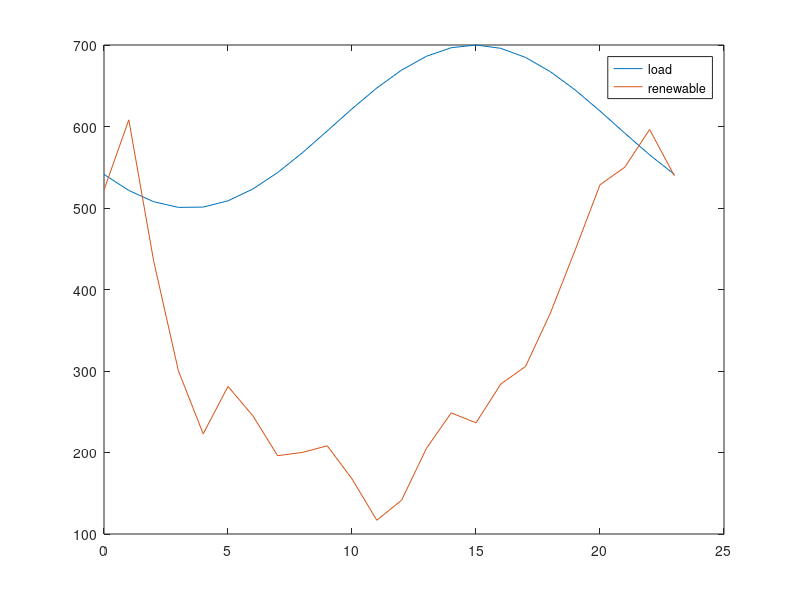

Reproduce this figure in MATLAB. (Note: this script raises an error after producing the figure.)
clear all

% Runs simulation for the lifetime of the battery

%% Tunables 

life=50400;
Endlife_cap = 0.5;
Starting_cap = 1;
Simu_interval = 720; % one month for degredation interval

ESCap = 20; % MW
ESallowed = 0.8;

k_dollar_coal = 2.37; % dollar/mmbtu, 2014: 2.37, 2017: 2.22
k_dollar_gas = 5.00; % dollar/mmbtu, 2014: 5.00, 2017: 3.67

%emissions factors
k_coal = 206*0.453592; 
k_gas = 117*0.453592; 
k_coal_nox = 0.227*0.453592;
k_gas_nox = 0.116*0.453592;
k_coal_so2 = 0.15713*0.453592; 
k_gas_so2 = 0.001*0.453592;

k_co2=[k_gas,k_coal,k_gas,k_gas];
k_nox=[k_gas_nox,k_coal_nox,k_gas_nox,k_gas_nox];
k_so2=[k_gas_so2,k_coal_so2,k_gas_so2,k_gas_so2];

k_dollar=[k_dollar_gas,k_dollar_coal,k_dollar_gas,k_dollar_gas];

Flag_wind=3.7; % 0 for no renewables 1 for renewables
Flag_solar=0;
t_vec = [0:23]';
load_profile = 100*sin(linspace(-0.8*pi,1.2*pi,length(t_vec)))+600;

%wind bellow
wind = Flag_wind*[141.1454209 164.3588944 117.67492 81.14462355 60.24906746 75.97386229 66.24155752 53.00033944 54.0897504 56.28039471 45.30936663 31.58459838 38.24235306 55.3985323 67.19698144 63.89313544 76.75370188 82.61862694 100.3076893 121.2392963 142.839525 148.6643123 161.1639311 145.8123442]; % wind
%solar bellow
solar = Flag_solar*[0 0 0 0 0 0 0 0 2.761714555 187.1547077 307.7808614 260.2846929 282.7520984 260.9285882 373.699438 294.5867518 181.2343721 0 0 0 0 0 0 0];

wind_profile=(wind+solar);

figure
plot(t_vec,load_profile,t_vec,wind_profile)
legend('load','renewable')
fname = 'C:/filepath';
saveas(gca, fullfile(fname,'load'),'fig');

%%
up_min_vec = [4,12,4.5,5];
down_min_vec = [4,12,4.5,5];

alpha_load = 0.03;
alpha_wind = 0.05;

mpc = loadcase('case_yl9bus');
baseMVA = mpc.baseMVA;

% Change line constraints
mpc.branch(:,6) = 1000*ones(size(mpc.branch,1),1);

% Change generator limits (ineq, linear)
mpc.gen(1:4,9:10) = [250,100;160,64;240,96;150,60]; 

%(rows, columns)

%% Calculating coal cost curves
coef_Hunter_3 = [0.0144,21.077,9080,117483];  % Input/output curve, y(1000 Btu/h), x(MW)
x_Hunter = (10:1:100)';
y_Hunter = polyval(coef_Hunter_3,x_Hunter);

coef_Hunter_2 = polyfit(x_Hunter,y_Hunter,2);
y_Hunter_fit = polyval(coef_Hunter_2,x_Hunter);

coef_Hunter_cost = coef_Hunter_2*k_dollar_coal*10^(-3);
cost_Hunter = polyval(coef_Hunter_cost,x_Hunter);

Hunter_max = 100;

g2_max=mpc.gen(2,9);

g2_ratio=g2_max/Hunter_max;

g2_cost=[coef_Hunter_cost(1)/g2_ratio,coef_Hunter_cost(2),coef_Hunter_cost(3)*g2_ratio];

%% Calculating gas cost curves
coef_Moss_3 = [-0.0013,2.955,6561.2,662025];  % Input/output curve, y(1000 Btu/h), x(MW)
x_Moss = (10:10:750)'; % MW
y_Moss = polyval(coef_Moss_3,x_Moss); % 1000 Btu/h

coef_Moss_2 = polyfit(x_Moss,y_Moss,2); %fits a polynomial line of 2 degrees (Ax^2+Bx+C)
y_Moss_fit = polyval(coef_Moss_2,x_Moss); %uses the two polynominal line to create a new line

coef_Moss_cost = coef_Moss_2*k_dollar_gas*10^(-3);
cost_Moss = polyval(coef_Moss_cost,x_Moss);

Moss_max = 750;

g1_max=mpc.gen(1,9);
g3_max=mpc.gen(3,9);
g4_max=mpc.gen(4,9);

g1_ratio=g1_max/Moss_max;
g3_ratio=g3_max/Moss_max;
g4_ratio=g4_max/Moss_max;

g1_cost = [coef_Moss_cost(1)/g1_ratio,coef_Moss_cost(2),coef_Moss_cost(3)*g1_ratio];
g3_cost = [coef_Moss_cost(1)/g3_ratio,coef_Moss_cost(2),coef_Moss_cost(3)*g3_ratio];
g4_cost = [coef_Moss_cost(1)/g4_ratio,coef_Moss_cost(2),coef_Moss_cost(3)*g4_ratio];

%%
mpc.gencost(1,5:7) = g1_cost; 
mpc.gencost(2,5:7) = g2_cost;
mpc.gencost(3,5:7) = g3_cost;
mpc.gencost(4,5:7) = g4_cost;

%%
% Change reserve cost
Rcost = [5;10;4;4;5;10;4;4]*baseMVA; 

c_on = [3.99*mpc.gen(1,9)+3.67*mpc.gen(1,9)*k_dollar_gas;5.61*mpc.gen(2,9)+7.5*mpc.gen(2,9)*k_dollar_coal;
    3.99*mpc.gen(3,9)+3.67*mpc.gen(3,9)*k_dollar_gas;3.99*mpc.gen(4,9)+3.67*mpc.gen(4,9)*k_dollar_gas]; 

c_off = [3.99*mpc.gen(1,9);5.61*mpc.gen(2,9);3.99*mpc.gen(3,9);3.99*mpc.gen(4,9)];
c_rES = 0.1;

mileage = 7.364;
eff=0.9;
Rinc=0.04;
EOL_eff=1-(1-eff)*(Rinc+1);
eff_loss=(eff-EOL_eff)/life*24*30;

%% prepare

Current_cap = Starting_cap;
Current_t = 0;
tvec = [];
co2_vec = [];
so2_vec = [];
nox_vec = [];
cap_vec = [];
coal_vec=[];
gas_vec=[];
F_coal=[];
F_gas=[];
g1_nES=[];
g2_nES=[];
g3_nES=[];
g4_nES=[];
g1=[];
g2=[];
g3=[];
g4=[];
g1_vec=[];
g2_vec=[];
g3_vec=[];
g4_vec=[];
g1_vec_noES=[];
g2_vec_noES=[];
g3_vec_noES=[];
g4_vec_noES=[];
g1_fuel_vec=[];
g2_fuel_vec=[];
g3_fuel_vec=[];
g4_fuel_vec=[];
g1_fuel_vec_noES=[];
g2_fuel_vec_noES=[];
g3_fuel_vec_noES=[];
g4_fuel_vec_noES=[];
BaseLoad = 143+159+198; 

n_interval = length(t_vec);
n_generator = 4;
n_wind = 1;
n_reserve = 4;
n_ES = 1;
n_branch = 9;
n_bus = 9;

%% cost
cost_coef = mpc.gencost(1:4,5:7);
Q_gen = diag(cost_coef(:,1))*baseMVA^2; %making cost in 1st column of cost_coef into the diagonal of a 4x4
c_gen = cost_coef(:,2)*baseMVA;
c_gen_c = cost_coef(:,3);
c_reserve = Rcost(1:n_reserve)*2;

CrES = zeros(n_bus,1);
CrES(8,1) = 1;

% power flow (eq, linear)
Bmatrix = zeros(n_bus,n_bus);
branch_info = mpc.branch;
for i = 1:n_branch
    ind_i = branch_info(i,1);
    ind_j = branch_info(i,2);
    bij = 1/branch_info(i,4);
    Bmatrix(ind_i,ind_j) = -bij;
    Bmatrix(ind_j,ind_i) = -bij;
end

Bmatrix = Bmatrix + diag(-sum(Bmatrix,2));

bus_info = mpc.bus;

Cg = zeros(n_bus,n_generator);
Cg(1,1) = 1;
Cg(2,2) = 1;
Cg(3,3) = 1;
Cg(6,4) = 1;

Cw = zeros(n_bus,n_wind);
Cw(8,1) = 1;

% generator limits (ineq, linear)
gen_limits = mpc.gen(1:4,9:10)/baseMVA;

% line constraints (ineq, linear)
Smax = mpc.branch(:,6)/baseMVA;

Bline = zeros(n_branch,n_branch);
for i = 1:n_branch
    ind_i = branch_info(i,1);
    ind_j = branch_info(i,2);
    bij = 1/branch_info(i,4);
    Bline(i,ind_i) = bij;
    Bline(i,ind_j) = -bij;
end

% prepare for cvx
Q_gen_cvx = [];
c_gen_cvx = [];
c_gen_c_cvx = [];
c_reserve_cvx = [];
c_on_cvx = [];
c_off_cvx = [];
c_rES_cvx = [];
Cg_cvx = [];
Cw_cvx = [];
CrES_cvx = [];
Bmatrix_cvx = [];
Sd_cvx = [];
gen_max_cvx = [];
gen_min_cvx = [];
wind_forecast_cvx = [];
Smax_cvx = [];
Bline_cvx = [];


for i = 1:n_interval
    
    % Change loads
    loadamp = load_profile(i)/BaseLoad;
    mpc.bus(:,3:4) = loadamp*bus_info(:,3:4);
    Sd =mpc.bus(:,3)/baseMVA;
    
    % Change generator bounds
    wind_forecast = wind_profile(i);
    mpc.gen(5,9:10) = [wind_forecast,0];
    
    % Matrices
    Q_gen_cvx = blkdiag(Q_gen_cvx,Q_gen);
    c_gen_cvx = [c_gen_cvx;c_gen];
    c_gen_c_cvx = [c_gen_c_cvx;c_gen_c];
    c_reserve_cvx = [c_reserve_cvx;c_reserve];
    c_on_cvx = [c_on_cvx;c_on];
    c_off_cvx = [c_off_cvx;c_off];
    c_rES_cvx = [c_rES_cvx;c_rES];
    
    Cg_cvx = blkdiag(Cg_cvx,Cg);
    Cw_cvx = blkdiag(Cw_cvx,Cw);
    CrES_cvx = blkdiag(CrES_cvx,CrES);
    Bmatrix_cvx = blkdiag(Bmatrix_cvx,Bmatrix);
    Sd_cvx = [Sd_cvx;Sd];
    
    gen_max_cvx = [gen_max_cvx;gen_limits(:,1)];
    gen_min_cvx = [gen_min_cvx;gen_limits(:,2)];
    wind_forecast_cvx = [wind_forecast_cvx;wind_forecast];
    
    Smax_cvx = [Smax_cvx;Smax];
    Bline_cvx = blkdiag(Bline_cvx,Bline);
    
end

cvx_begin

variables p(n_generator*n_interval) pw(n_wind*n_interval) theta(n_bus*n_interval) r(n_reserve*n_interval)
variable u(n_generator*n_interval) binary
variable v(n_generator*n_interval) binary
variable w(n_generator*n_interval) binary

minimize (quad_form(p,Q_gen_cvx) + c_gen_cvx'*p + c_reserve_cvx'*r + c_on_cvx'*v + c_off_cvx'*w + c_gen_c_cvx'*u)

subject to
-Cg_cvx*p - Cw_cvx*pw + Bmatrix_cvx*theta + Sd_cvx == 0
p + r <= gen_max_cvx.*u
p - r >= gen_min_cvx.*u
0 <= pw <= wind_forecast_cvx/baseMVA

for i = 1:n_interval
    theta_i = theta((i-1)*n_bus+1:i*n_bus);
    u_i = u((i-1)*n_generator+1:i*n_generator);
    -Smax <= Bline*theta((i-1)*n_bus+1:i*n_bus) <= Smax
    
    theta((i-1)*n_bus+1) == 0
    r_i = r((i-1)*n_reserve+1:i*n_reserve);
    r_demand_i = alpha_wind*pw(i)+alpha_load*load_profile(i)/baseMVA;
    sum(r_i) >= r_demand_i
end

r >= 0

u_0_length = max(max(up_min_vec),max(down_min_vec))+1;
u_0 = ones(n_generator*u_0_length,1);
u_extend = [u_0;u];

for k = 1:n_generator
    up_min = up_min_vec(k);
    down_min = down_min_vec(k);
    for i = 2:(n_interval+u_0_length)
        u_i = u_extend((i-1)*n_generator+k);
        u_iminus = u_extend((i-2)*n_generator+k);
        if (n_interval+u_0_length-i) >= down_min
            for j = 1:down_min-1
                u_j = u_extend((i-1+j)*n_generator+k);
                u_iminus - u_i + u_j <= 1
            end
        else
            for j = 1:(n_interval+u_0_length-i)
                u_j = u_extend((i-1+j)*n_generator+k);
                u_iminus - u_i + u_j <= 1
            end
        end
        if (n_interval+u_0_length-i) >= up_min
            for j = 1:up_min-1
                u_j = u_extend((i-1+j)*n_generator+k);
                -u_iminus + u_i - u_j <= 0
            end
        else
            for j = 1:(n_interval+u_0_length-i)
                u_j = u_extend((i-1+j)*n_generator+k);
                -u_iminus + u_i - u_j <= 0
            end
        end
    end
end

for i = 1:n_interval
    u_i = u((i-1)*n_generator+1:i*n_generator);
    if i == 1
        u_iminus = u_0(end-3:end);
    else
        u_iminus = u((i-2)*n_generator+1:(i-1)*n_generator);
    end
    v_i = v((i-1)*n_generator+1:i*n_generator);
    w_i = w((i-1)*n_generator+1:i*n_generator);
    -u_iminus + u_i - v_i <= 0;
    u_iminus - u_i - w_i <= 0
end

cvx_end

p_noES = p;
pw_noES = pw;
r_noES = r;
u_noES = u;
v_noES = v;
w_noES = w;

d=1;

while Current_cap > Endlife_cap
    
    Current_t;
    
    if (Current_t) == 0
        Current_cap;
    else
        Current_cap = Starting_cap-(1-f_BatteryDegrade_Xu(Current_t))
    end
    tvec = [tvec;Current_t];
    cap_vec = [cap_vec;Current_cap];
    Current_t = Current_t + Simu_interval 
    
    
    ESavailable = ESCap*Current_cap*ESallowed/2;
    maxES = ESavailable/baseMVA;
    
    
    %%
    
    clearvars p pw theta r u v w
    
    cvx_begin
    
    variables p(n_generator*n_interval) pw(n_wind*n_interval) theta(n_bus*n_interval) r(n_reserve*n_interval) rES(n_ES*n_interval)
    variable u(n_generator*n_interval) binary
    variable v(n_generator*n_interval) binary
    variable w(n_generator*n_interval) binary
    
    minimize (quad_form(p,Q_gen_cvx) + c_gen_cvx'*p + c_reserve_cvx'*r + c_on_cvx'*v + c_off_cvx'*w + c_rES_cvx'*rES + c_gen_c_cvx'*u)
    
    beta = mileage/24*(1-eff);
    eff=eff-eff_loss;
    
    subject to
    -Cg_cvx*p - Cw_cvx*pw + Bmatrix_cvx*theta + Sd_cvx + CrES_cvx*rES*beta == 0
    p + r <= gen_max_cvx.*u
    p - r >= gen_min_cvx.*u
    0 <= pw <= wind_forecast_cvx/baseMVA
    
    for i = 1:n_interval
        theta_i = theta((i-1)*n_bus+1:i*n_bus);
        u_i = u((i-1)*n_generator+1:i*n_generator);
        -Smax <= Bline*theta((i-1)*n_bus+1:i*n_bus) <= Smax
        
        theta((i-1)*n_bus+1) == 0
        r_i = r((i-1)*n_reserve+1:i*n_reserve);
        rES_i = rES((i-1)*n_ES+1:i*n_ES);
        r_demand_i = alpha_wind*pw(i)+alpha_load*load_profile(i)/baseMVA;
        sum(r_i) + sum(rES_i) >= r_demand_i
    end
    
    r >= 0
    0 <= rES <= maxES
    
    u_0_length = max(max(up_min_vec),max(down_min_vec))+1;
    u_0 = ones(n_generator*u_0_length,1);
    u_extend = [u_0;u];
    for k = 1:n_generator
        up_min = up_min_vec(k);
        down_min = down_min_vec(k);
        for i = 2:(n_interval+u_0_length)
            u_i = u_extend((i-1)*n_generator+k);
            u_iminus = u_extend((i-2)*n_generator+k);
            if (n_interval+u_0_length-i) >= down_min
                for j = 1:down_min-1
                    u_j = u_extend((i-1+j)*n_generator+k);
                    u_iminus - u_i + u_j <= 1
                end
            else
                for j = 1:(n_interval+u_0_length-i)
                    u_j = u_extend((i-1+j)*n_generator+k);
                    u_iminus - u_i + u_j <= 1;
                end
            end
            if (n_interval+u_0_length-i) >= up_min
                for j = 1:up_min-1
                    u_j = u_extend((i-1+j)*n_generator+k);
                    -u_iminus + u_i - u_j <= 0
                end
            else
                for j = 1:(n_interval+u_0_length-i)
                    u_j = u_extend((i-1+j)*n_generator+k);
                    -u_iminus + u_i - u_j <= 0
                end
            end
        end
    end
    
    for i = 1:n_interval
        u_i = u((i-1)*n_generator+1:i*n_generator);
        if i == 1
            u_iminus = u_0(end-3:end);
        else
            u_iminus = u((i-2)*n_generator+1:(i-1)*n_generator);
        end
        v_i = v((i-1)*n_generator+1:i*n_generator);
        w_i = w((i-1)*n_generator+1:i*n_generator);
        -u_iminus + u_i - v_i <= 0
        u_iminus - u_i - w_i <= 0
    end
    
    cvx_end
    
    
    for i = 1:n_interval
        
        p_i = p_noES((i-1)*n_generator+1:i*n_generator);
        p1_noES(i,1) = p_i(1);
        p2_noES(i,1) = p_i(2);
        p3_noES(i,1) = p_i(3);
        p4_noES(i,1) = p_i(4);
        
        u_i = u_noES((i-1)*n_generator+1:i*n_generator);
        u1_noES(i,1) = u_i(1);
        u2_noES(i,1) = u_i(2);
        u3_noES(i,1) = u_i(3);
        u4_noES(i,1) = u_i(4);
        
        r_i = r_noES((i-1)*n_generator+1:i*n_generator);
        r1_noES(i,1) = r_i(1);
        r2_noES(i,1) = r_i(2);
        r3_noES(i,1) = r_i(3);
        r4_noES(i,1) = r_i(4);
        
    end
    
    for i = 1:n_interval
        
        p_i = p((i-1)*n_generator+1:i*n_generator);
        p1(i,1) = p_i(1);
        p2(i,1) = p_i(2);
        p3(i,1) = p_i(3);
        p4(i,1) = p_i(4);
        
        u_i = u((i-1)*n_generator+1:i*n_generator);
        u1(i,1) = u_i(1);
        u2(i,1) = u_i(2);
        u3(i,1) = u_i(3);
        u4(i,1) = u_i(4);
        
        r_i = r((i-1)*n_generator+1:i*n_generator);
        r1(i,1) = r_i(1);
        r2(i,1) = r_i(2);
        r3(i,1) = r_i(3);
        r4(i,1) = r_i(4);
        
    end
    
    if (Current_t)==720
    figure 
    subplot(3,2,1)
    plot(t_vec,p1_noES*baseMVA,'-o',t_vec,p1*baseMVA,'--x','MarkerSize',3)
    hline = refline([0 100]);
    hline.Color='k';
    hline.LineStyle='--';
    hline = refline([0 250]);
    hline.Color='k';
    hline.LineStyle='--';
    legend('w/o ES','w ES','Location','northoutside','Orientation','Horizontal')
    xlim([0,23])
    
    ylabel('G1 MW (NG)')
    subplot(3,2,2)
    plot(t_vec,p2_noES*baseMVA,'-o',t_vec,p2*baseMVA,'--x','MarkerSize',3)
    hline = refline([0 64]);
    hline.Color='k';
    hline.LineStyle='--';
    hline = refline([0 160]);
    hline.Color='k';
    hline.LineStyle='--';
    xlim([0,23])

    ylabel('G2 MW (Coal)')
    subplot(3,2,3)
    plot(t_vec,p3_noES*baseMVA,'-o',t_vec,p3*baseMVA,'--x','MarkerSize',3)
    hline = refline([0 96]);
    hline.Color='k';
    hline.LineStyle='--';
    hline = refline([0 240]);
    hline.Color='k';
    hline.LineStyle='--';
    xlim([0,23])

    ylabel('G3 MW (NG)')
    subplot(3,2,4)
    plot(t_vec,p4_noES*baseMVA,'-o',t_vec,p4*baseMVA,'--x','MarkerSize',3)
    hline = refline([0 60]);
    hline.Color='k';
    hline.LineStyle='--';
    hline = refline([0 150]);
    hline.Color='k';
    hline.LineStyle='--';
    xlim([0,23])
    ylabel('G4 MW (NG)')
    
    subplot(3,2,5)
    plot(t_vec,pw_noES*baseMVA,'-o',t_vec,pw*baseMVA,'--x','MarkerSize',3)
    xlim([0,23])
    ylabel('Renewable MW')
    xlabel('Hours')
    saveas(gca, fullfile(fname,'Dispatch_Init'),'fig');

    figure %7
    subplot(3,2,1)
    plot(t_vec,r1_noES*baseMVA,'-o',t_vec,r1*baseMVA,'--x','MarkerSize',3)
    legend('w/o ES','w ES','Location','northoutside','Orientation','Horizontal')
    title('Reserve dispatch (MW)')
    xlim([0,23])
%     ylim([0,30])
    ylabel('G1 MW (NG)')
    subplot(3,2,2)
    plot(t_vec,r2_noES*baseMVA,'-o',t_vec,r2*baseMVA,'--x','MarkerSize',3)
    xlim([0,23])
%     ylim([0,30])
    ylabel('G2 MW (Coal)')
    subplot(3,2,3)
    plot(t_vec,r3_noES*baseMVA,'-o',t_vec,r3*baseMVA,'--x','MarkerSize',3)
    xlim([0,23])
%     ylim([0,30])
    ylabel('G3 MW (NG)')
    subplot(3,2,4)
    plot(t_vec,r4_noES*baseMVA,'-o',t_vec,r4*baseMVA,'--x','MarkerSize',3)
    xlim([0,23])
%     ylim([0,30])
    ylabel('G4 MW (NG)')
    subplot(3,2,5)
    plot(t_vec,zeros(length(t_vec),1),'-o',t_vec,rES*baseMVA,'--x','MarkerSize',3)
    xlim([0,23])
%     ylim([0,30])
    ylabel('Battery MW')
    xlabel('Hours')
    saveas(gca, fullfile(fname,'Reserve_Init'),'fig');
    end
    
    co2_total_noES = [];
    so2_total_noES = [];
    nox_total_noES = [];
    cost_p_noES = [];
    cost_r_noES = [];
    cost_total_noES = [];
    gen1=[];
    gen2=[];
    gen3=[];
    gen4=[];
    gen1_noES=[];
    gen2_noES=[];
    gen3_noES=[];
    gen4_noES=[];
    Fuel_coal_noES = [];
    Fuel_gas_noES = [];
    
    for i = 1:length(t_vec)
        
        p_1 = p1_noES(i)*baseMVA;
        p_2 = p2_noES(i)*baseMVA;
        p_3 = p3_noES(i)*baseMVA;
        p_4 = p4_noES(i)*baseMVA;
        
                
        cost_1 = polyval(mpc.gencost(1,5:7),p_1);
        cost_2 = polyval(mpc.gencost(2,5:7),p_2);
        cost_3 = polyval(mpc.gencost(3,5:7),p_3);
        cost_4 = polyval(mpc.gencost(4,5:7),p_4);
        
        cost_p_noES(i,1) = cost_1 + cost_2 + cost_3 + cost_4;
        
        r_i = r_noES((i-1)*n_reserve+1:i*n_reserve);
        cost_r_noES(i,1) = c_reserve'*r_i;
        
        cost_total_noES(i,1) = cost_p_noES(i,1) + cost_r_noES(i,1);
        
        Fuel1 = cost_1/k_dollar(1,1); %MMBtu
        Fuel2 = cost_2/k_dollar(1,2);
        Fuel3 = cost_3/k_dollar(1,3);
        Fuel4 = cost_4/k_dollar(1,4);
        
        co2_1 = cost_1/k_dollar(1,1)*k_co2(1,1);
        co2_2 = cost_2/k_dollar(1,2)*k_co2(1,2);
        co2_3 = cost_3/k_dollar(1,3)*k_co2(1,3);
        co2_4 = cost_4/k_dollar(1,4)*k_co2(1,4);
        
        so2_1 = cost_1/k_dollar(1,1)*k_so2(1,1);
        so2_2 = cost_2/k_dollar(1,2)*k_so2(1,2);
        so2_3 = cost_3/k_dollar(1,3)*k_so2(1,3);
        so2_4 = cost_4/k_dollar(1,4)*k_so2(1,4);
        
        nox_1 = cost_1/k_dollar(1,1)*k_nox(1,1);
        nox_2 = cost_2/k_dollar(1,2)*k_nox(1,2);
        nox_3 = cost_3/k_dollar(1,3)*k_nox(1,3);
        nox_4 = cost_4/k_dollar(1,4)*k_nox(1,4);
        
        if (p_1<1)
            Fuel1=0;
            co2_1=0;
            so2_1=0;
            nox_1=0;
            p_1=0;
        end
        if (p_2<1)
            Fuel2=0;
            co2_2=0;
            so2_2=0;
            nox_2=0;
            p_2=0;
        end
        if (p_3<1)
            Fuel3=0;
            co2_3=0;
            so2_3=0;
            nox_3=0;
            p_3=0;
        end
        if (p_4<1)
            Fuel4=0;
            co2_4=0;
            so2_4=0;
            nox_4=0;
            p_4=0;
        end
        
        gen1_nES(i)=p_1;
        gen2_nES(i)=p_2;
        gen3_nES(i)=p_3;
        gen4_nES(i)=p_4;
        
        co2_p = co2_1+co2_2+co2_3+co2_4;
        so2_p = so2_1+so2_2+so2_3+so2_4;
        nox_p = nox_1+nox_2+nox_3+nox_4;
        
        coal_p = Fuel2; % heavy coal
        gas_p = Fuel3 + Fuel4+Fuel1; % heavy coal
        
        co2_total_noES(i) = co2_p; %represents a day's worth of emissions
        so2_total_noES(i) = so2_p; %represents a day's worth of emissions
        nox_total_noES(i) = nox_p; %represents a day's worth of emissions
        Fuel_coal_noES(i) = coal_p;
        Fuel_gas_noES(i) = gas_p;
        Fuel_G1_noES(i) = Fuel1; %this is one day's worth of fuel
        Fuel_G2_noES(i) = Fuel2;
        Fuel_G3_noES(i) = Fuel3;
        Fuel_G4_noES(i) = Fuel4;
    end
    
    g1_nES(d)=sum(gen1_nES);
    g2_nES(d)=sum(gen2_nES);
    g3_nES(d)=sum(gen3_nES);
    g4_nES(d)=sum(gen4_nES);
    f1_nES(d)=sum(Fuel_G1_noES);
    f2_nES(d)=sum(Fuel_G2_noES);
    f3_nES(d)=sum(Fuel_G3_noES);
    f4_nES(d)=sum(Fuel_G4_noES);
    
    
    co2_total = [];
    so2_total = [];
    nox_total = [];
    cost_p = [];
    cost_r = [];
    cost_total = [];
    Fuel_coal = [];
    Fuel_gas = [];

    
    for i = 1:length(t_vec)
        
        p_1 = p1(i)*baseMVA;
        p_2 = p2(i)*baseMVA;
        p_3 = p3(i)*baseMVA;
        p_4 = p4(i)*baseMVA;
        
        cost_1 = polyval(mpc.gencost(1,5:7),p_1);
        cost_2 = polyval(mpc.gencost(2,5:7),p_2);
        cost_3 = polyval(mpc.gencost(3,5:7),p_3);
        cost_4 = polyval(mpc.gencost(4,5:7),p_4);
        
        cost_p(i,1) = cost_1 + cost_2 + cost_3 + cost_4;
        
        r_i = r((i-1)*n_reserve+1:i*n_reserve);
        cost_r(i,1) = c_reserve'*r_i;
        
        cost_total(i,1) = cost_p(i,1) + cost_r(i,1);
        
        co2_1 = cost_1/k_dollar(1,1)*k_co2(1,1);
        co2_2 = cost_2/k_dollar(1,2)*k_co2(1,2);
        co2_3 = cost_3/k_dollar(1,3)*k_co2(1,3);
        co2_4 = cost_4/k_dollar(1,4)*k_co2(1,4);
        
        so2_1 = cost_1/k_dollar(1,1)*k_so2(1,1);
        so2_2 = cost_2/k_dollar(1,2)*k_so2(1,2);
        so2_3 = cost_3/k_dollar(1,3)*k_so2(1,3);
        so2_4 = cost_4/k_dollar(1,4)*k_so2(1,4);
        
        nox_1 = cost_1/k_dollar(1,1)*k_nox(1,1);
        nox_2 = cost_2/k_dollar(1,2)*k_nox(1,2);
        nox_3 = cost_3/k_dollar(1,3)*k_nox(1,3);
        nox_4 = cost_4/k_dollar(1,4)*k_nox(1,4);
        
        Fuel1 = cost_1/k_dollar(1,1); %MMBtu
        Fuel2 = cost_2/k_dollar(1,2);
        Fuel3 = cost_3/k_dollar(1,3);
        Fuel4 = cost_4/k_dollar(1,4);
        
        if (p_1<1)
            Fuel1=0;
            co2_1=0;
            so2_1=0;
            nox_1=0;
            p_1=0;
        end
        if (p_2<1)
            Fuel2=0;
            co2_2=0;
            so2_2=0;
            nox_2=0;
            p_2=0;
        end
        if (p_3<1)
            Fuel3=0;
            co2_3=0;
            so2_3=0;
            nox_3=0;
            p_3=0;
        end
        if (p_4<1)
            Fuel4=0;
            co2_4=0;
            so2_4=0;
            nox_4=0;
            p_4=0;
        end
        
        gen1(i)=p_1;
        gen2(i)=p_2;
        gen3(i)=p_3;
        gen4(i)=p_4;
        
        co2_p = co2_1+co2_2+co2_3+co2_4;
        so2_p = so2_1+so2_2+so2_3+so2_4;
        nox_p = nox_1+nox_2+nox_3+nox_4;
        
        coal_p = Fuel2; % heavy coal
        gas_p = Fuel3 + Fuel4 + Fuel1;

        co2_total(i) = co2_p;
        so2_total(i) = so2_p;
        nox_total(i) = nox_p;
        Fuel_coal(i) = coal_p;
        Fuel_gas(i) = gas_p;
        Fuel_G1(i) = Fuel1;
        Fuel_G2(i) = Fuel2;
        Fuel_G3(i) = Fuel3;
        Fuel_G4(i) = Fuel4;
        
    end
    
    g1(d)=sum(gen1);
    g2(d)=sum(gen2);
    g3(d)=sum(gen3);
    g4(d)=sum(gen4);
    f1(d)=sum(Fuel_G1);
    f2(d)=sum(Fuel_G2);
    f3(d)=sum(Fuel_G3);
    f4(d)=sum(Fuel_G4);
    d=d+1;
   
    F_coal_delta = sum(Fuel_coal) - sum(Fuel_coal_noES); %total for one day in each month
    F_gas_delta = sum(Fuel_gas) - sum(Fuel_gas_noES); %total for one day in each month
    co2_delta = sum(co2_total) - sum(co2_total_noES);
    so2_delta = sum(so2_total) - sum(so2_total_noES);
    nox_delta = sum(nox_total) - sum(nox_total_noES);
     
    g1_ES=sum(gen1);
    g1_noES=sum(gen1_nES);
    g2_ES=sum(gen2);
    g2_noES=sum(gen2_nES);
    g3_ES=sum(gen3);
    g3_noES=sum(gen3_nES);
    g4_ES = sum(gen4);
    g4_noES=sum(gen4_nES);
    
    g1_daily_fuel=sum(Fuel_G1);
    g1_daily_fuel_noES=sum(Fuel_G1_noES);
    g2_daily_fuel=sum(Fuel_G2);
    g2_daily_fuel_noES=sum(Fuel_G2_noES);
    g3_daily_fuel=sum(Fuel_G3);
    g3_daily_fuel_noES=sum(Fuel_G3_noES);
    g4_daily_fuel=sum(Fuel_G4);
    g4_daily_fuel_noES=sum(Fuel_G4_noES);
    
    g1_fuel_vec = [g1_fuel_vec;g1_daily_fuel];
    g1_fuel_vec_noES = [g1_fuel_vec_noES;g1_daily_fuel_noES];
    g2_fuel_vec = [g2_fuel_vec;g2_daily_fuel];
    g2_fuel_vec_noES = [g2_fuel_vec_noES;g2_daily_fuel_noES];
    g3_fuel_vec = [g3_fuel_vec;g3_daily_fuel];
    g3_fuel_vec_noES = [g3_fuel_vec_noES;g3_daily_fuel_noES];
    g4_fuel_vec = [g4_fuel_vec;g4_daily_fuel];
    g4_fuel_vec_noES = [g4_fuel_vec_noES;g4_daily_fuel_noES];
    
   
    g1_vec = [g1_vec;g1_ES];
    g1_vec_noES = [g1_vec_noES;g1_noES];
    g2_vec = [g2_vec;g2_ES];
    g2_vec_noES = [g2_vec_noES;g2_noES];
    g3_vec = [g3_vec;g3_ES];
    g3_vec_noES = [g3_vec_noES;g3_noES];
    g4_vec = [g4_vec;g4_ES];
    g4_vec_noES = [g4_vec_noES;g4_noES];
    
    coal_vec = [coal_vec;F_coal_delta];
    gas_vec = [gas_vec;F_gas_delta];
    co2_vec = [co2_vec;co2_delta];
    so2_vec = [so2_vec;so2_delta];
    nox_vec = [nox_vec;nox_delta];% possitive if ES increased emissions

    curt_ES = sum(pw*baseMVA)/sum(wind_profile)
    curt_noES = sum(pw_noES*baseMVA)/sum(wind_profile)

    if (Current_t)==720
        figure 
        subplot(2,2,1)
        plot(t_vec,Fuel_G1_noES,'-o',t_vec,Fuel_G1,'--x','MarkerSize',3)
        legend('w/o ES','w ES','Location','northoutside','Orientation','Horizontal')
        title('Fuel (MMBtu)')
        xlim([0,23])
        ylabel('G1 MMBtu (Coal)')

        subplot(2,2,2)
        plot(t_vec,Fuel_G2_noES,'-o',t_vec,Fuel_G2,'--x','MarkerSize',3)
        xlim([0,23])
        ylabel('G2 MMBtu (Coal)')

        subplot(2,2,3)
        plot(t_vec,Fuel_G3_noES,'-o',t_vec,Fuel_G3,'--x','MarkerSize',3)
        xlim([0,23])
        ylabel('G3 MMBtu (NG)')

        subplot(2,2,4)
        plot(t_vec,Fuel_G4_noES,'-o',t_vec,Fuel_G4,'--x','MarkerSize',3)
        xlim([0,23])
        ylabel('G4 MMBtu (NG)')
        saveas(gca, fullfile(fname,'Fuel_Init'),'fig');
    end
end
%%

    figure 
    subplot(3,2,1)
    plot(t_vec,p1_noES*baseMVA,'-o',t_vec,p1*baseMVA,'--x','MarkerSize',3)
    legend('w/o ES','w ES','Location','northoutside','Orientation','Horizontal')
    title('Generator dispatch (MW)')
    hline = refline([0 100]);
    hline.Color='k';
    hline.LineStyle='--';
    hline = refline([0 250]);
    hline.Color='k';
    hline.LineStyle='--';
    xlim([0,23])
    ylabel('G1 MW (NG)')
    
    subplot(3,2,2)
    plot(t_vec,p2_noES*baseMVA,'-o',t_vec,p2*baseMVA,'--x','MarkerSize',3)
    hline = refline([0 64]);
    hline.Color='k';
    hline.LineStyle='--';
    hline = refline([0 160]);
    hline.Color='k';
    hline.LineStyle='--';
    xlim([0,23])
    ylabel('G2 MW (Coal)')
    
    subplot(3,2,3)
    plot(t_vec,p3_noES*baseMVA,'-o',t_vec,p3*baseMVA,'--x','MarkerSize',3)
    hline = refline([0 96]);
    hline.Color='k';
    hline.LineStyle='--';
    hline = refline([0 240]);
    hline.Color='k';
    hline.LineStyle='--';
    xlim([0,23])
    ylabel('G3 MW (NG)')
    xlabel('Hours')
    
    subplot(3,2,4)
    plot(t_vec,p4_noES*baseMVA,'-o',t_vec,p4*baseMVA,'--x','MarkerSize',3)
    hline = refline([0 60]);
    hline.Color='k';
    hline.LineStyle='--';
    hline = refline([0 150]);
    hline.Color='k';
    hline.LineStyle='--';
    xlim([0,23])
    ylabel('G4 MW (NG)')
    xlabel('Hours')
    
    subplot(3,2,5)
    plot(t_vec,pw_noES*baseMVA,'-o',t_vec,pw*baseMVA,'--x','MarkerSize',3)
    xlim([0,23])
    ylabel('Renewable MW')
    xlabel('Hours')
    saveas(gca, fullfile(fname,'Dispatch_Final'),'fig');
    
    
    figure %7
    subplot(3,2,1)
    plot(t_vec,r1_noES*baseMVA,'-o',t_vec,r1*baseMVA,'--x','MarkerSize',3)
    legend('w/o ES','w ES','Location','northoutside','Orientation','Horizontal')
    title('Reserve dispatch (MW)')
    xlim([0,23])
    ylabel('G1 MW (NG)')
    
    subplot(3,2,2)
    plot(t_vec,r2_noES*baseMVA,'-o',t_vec,r2*baseMVA,'--x','MarkerSize',3)
    xlim([0,23])
    ylabel('G2 MW (Coal)')
    
    subplot(3,2,3)
    plot(t_vec,r3_noES*baseMVA,'-o',t_vec,r3*baseMVA,'--x','MarkerSize',3)
    xlim([0,23])
    ylabel('G3 MW (NG)')
    
    subplot(3,2,4)
    plot(t_vec,r4_noES*baseMVA,'-o',t_vec,r4*baseMVA,'--x','MarkerSize',3)
    xlim([0,23])
    ylabel('G4 MW (NG)')
    
    subplot(3,2,5)
    plot(t_vec,zeros(length(t_vec),1),'-o',t_vec,rES*baseMVA,'--x','MarkerSize',3)
    xlim([0,23])
    ylabel('Battery MW')
    xlabel('Hours')
    saveas(gca, fullfile(fname,'Reserves_Final'),'fig');
    
total_co2 = sum(30*co2_vec)%Simu_interval is 30*24
total_so2 = sum(30*so2_vec)
total_nox = sum(30*nox_vec)
total_coal = sum(30*coal_vec)
total_gas = sum(30*gas_vec)
total_coal_MW=30*(sum(g2_vec)-sum(g2_vec_noES))
total_gas_MW=30*((sum(g3_vec)+sum(g4_vec)+sum(g1_vec))-(sum(g3_vec_noES)+sum(g4_vec_noES)+sum(g1_vec_noES)))

label={'Curt_NG_W'};
impacts(1,:)=[total_co2,total_so2,total_nox,total_gas,total_coal,total_gas_MW,total_coal_MW];
xlswrite('impacts_Xu.xlsx',label,1,'A31')
xlswrite('impacts_Xu.xlsx',impacts,1,'B31')

%%
figure
plot(tvec,co2_vec,'-o') % tvec is in hours not days
xlabel('Hours')
ylabel('CO_2 (kg)')
saveas(gca, fullfile(fname,'CO2'),'fig');

figure
plot(tvec,coal_vec,'-o',tvec,gas_vec,'-o') % tvec is in hours not days this value is indended to be for one day
xlabel('Hours')
ylabel('Fuel (mmBtu)')
legend('Coal','Gas')
saveas(gca, fullfile(fname,'Fuel'),'fig');

figure
plot(tvec/24/30,g1,'-o',tvec/24/30,g2,'-o',tvec/24/30,g3,'-o',tvec/24/30,g4,'-o')
legend('g1','g2','g3','g4')
xlabel('Months')
ylabel('Generation (MWh)')
saveas(gca, fullfile(fname,'Gen_ES'),'fig');

figure
plot(tvec/24/30,g1_nES,'-o',tvec/24/30,g2_nES,'-o',tvec/24/30,g3_nES,'-o',tvec/24/30,g4_nES,'-o')
legend('g1_nES','g2_nES','g3_nES','g4_nES')
xlabel('Months')
ylabel('Generation (MWh)')
saveas(gca, fullfile(fname,'Gen_noES'),'fig');
